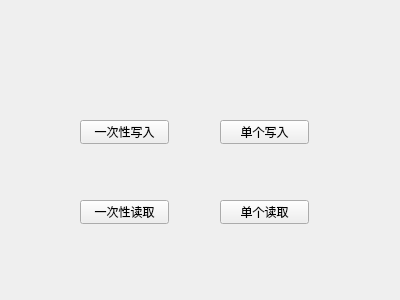
<?xml version="1.0" encoding="UTF-8"?>
<ui version="4.0">
 <class>Widget</class>
 <widget class="QWidget" name="Widget">
  <property name="geometry">
   <rect>
    <x>0</x>
    <y>0</y>
    <width>400</width>
    <height>300</height>
   </rect>
  </property>
  <property name="windowTitle">
   <string>Widget</string>
  </property>
  <widget class="QPushButton" name="pushButton">
   <property name="geometry">
    <rect>
     <x>80</x>
     <y>120</y>
     <width>89</width>
     <height>24</height>
    </rect>
   </property>
   <property name="text">
    <string>一次性写入</string>
   </property>
  </widget>
  <widget class="QPushButton" name="pushButton_2">
   <property name="geometry">
    <rect>
     <x>220</x>
     <y>120</y>
     <width>89</width>
     <height>24</height>
    </rect>
   </property>
   <property name="text">
    <string>单个写入</string>
   </property>
  </widget>
  <widget class="QPushButton" name="pushButton_3">
   <property name="geometry">
    <rect>
     <x>80</x>
     <y>200</y>
     <width>89</width>
     <height>24</height>
    </rect>
   </property>
   <property name="text">
    <string>一次性读取</string>
   </property>
  </widget>
  <widget class="QPushButton" name="pushButton_4">
   <property name="geometry">
    <rect>
     <x>220</x>
     <y>200</y>
     <width>89</width>
     <height>24</height>
    </rect>
   </property>
   <property name="text">
    <string>单个读取</string>
   </property>
  </widget>
 </widget>
 <layoutdefault spacing="6" margin="11"/>
 <resources/>
 <connections/>
</ui>
